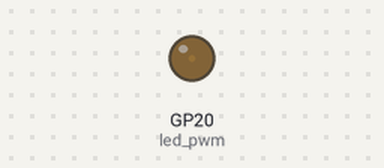
A program run on a simulated Raspberry Pi Pico running MicroPython. Shown: output pins drawn as LEDs (lit = HIGH).

Above: at 0.05 s.
At 1.15 s:
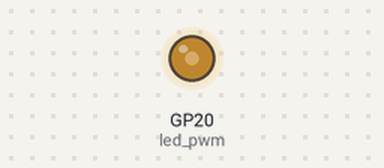
At 2.3 s:
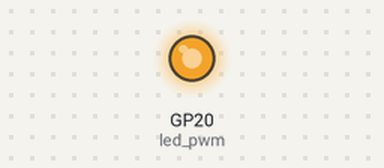
At 4.6 s:
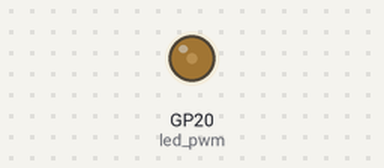
Timing chart, 0 to 6.7 s (numbered marks = the images above):
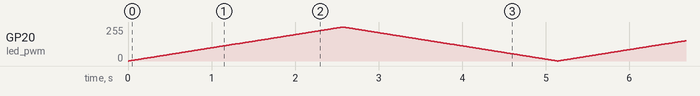

The program:

ledtest.py
```python
from machine import Pin, PWM
import time

led_pwm = PWM(Pin(20))
led_pwm.freq(1000)

def fade_led():
    for duty_cycle in range(0, 65535, 256):  # 16-bit PWM resolution
        led_pwm.duty_u16(duty_cycle)
        time.sleep_ms(10)  # Adjust the sleep time for the desired fading speed

    for duty_cycle in range(65535, 0, -256):
        led_pwm.duty_u16(duty_cycle)
        time.sleep_ms(10)  # Adjust the sleep time for the desired fading speed

while True:
    fade_led()
```
